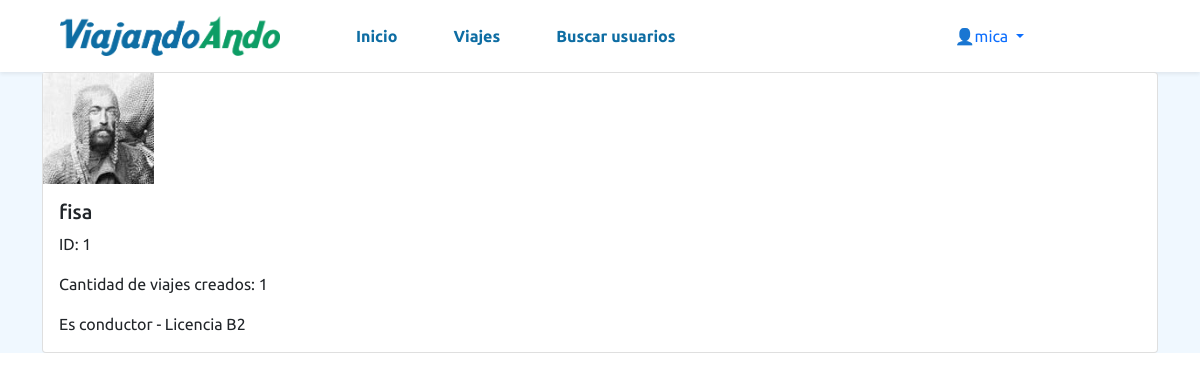
Page /accounts/user/1 (signed in) on the committed database.
### users/models.py (models this page shows, shortened)
class Conductor(models.Model):
    user = models.OneToOneField(User, on_delete=models.CASCADE, primary_key=True)
    licencia = models.CharField(max_length=250)
    foto_perfil = models.ImageField(upload_to="images/", null=True, default=None)
    celular = models.BigIntegerField(blank=True, null=True, default=None);

### users/views.py (the view)
# urls.py: path("accounts/user/<int:id>", user_views.perfil_request, name="perfil"),
def perfil_request(request, id):
    if request.method == "GET":
        usuario = User.objects.get(pk=id)
        usuario_viajes = Viaje.objects.filter(conductor=usuario.id).count()
        try:
            conductor = Conductor.objects.get(user_id=usuario.id)
            return render (request, "perfil.html", {"usuario": usuario, "usuario_viajes": usuario_viajes, "conductor": conductor})
        except:
            print('error')
            return render (request, "perfil.html", {"usuario": usuario, "usuario_viajes": usuario_viajes})

### users/templates/perfil.html
{% extends 'base.html' %}
{% load static %}
{% block content_viaje %}
<div class="container w-100">
    <div class="card w-100 d-flex">
        {% if conductor != None %}
            <img src="/media/{{conductor.foto_perfil}}" style="width: 10%;" alt="Foto perfil">
        {% endif %}
        <div class="card-body">
          <h5 class="card-title">{{usuario.username}}</h5>
          <p class="card-text">ID: {{usuario.id}}</p>
          <p class="card-text">Cantidad de viajes creados: {{usuario_viajes}}</p>
          {% if conductor == None %}
            <p class="card-text">Es pasajero</p>
            {% else %}
            <p class="card-text">Es conductor - Licencia {{conductor.licencia}}</p>
          {% endif %}
        </div>
    </div>
</div>
{% endblock %}

### viajes/templates/base.html (shortened to what this page needs)
{% load static %}
<!DOCTYPE html>
<html lang="es">
<head>
  <link href="https://cdn.jsdelivr.net/npm/bootstrap@5.1.3/dist/css/bootstrap.min.css" rel="stylesheet">
  <link rel="stylesheet" href="{% static 'viajes/css/styles.css' %}" type="text/css">
</head>
<body>
  <header>
    <nav class="navbar navbar-expand-lg px-md-5 shadow-sm">
      <div class="container-fluid">
        <a href="/"><img class="logo" src="{% static 'viajes/img/logo.png' %}" alt="Logo"></a>
          <div class="collapse navbar-collapse" id="navbarSupportedContent">
              <div class="container-fluid d-flex justify-content-between p py-2">
                <ul class="navbar-nav gap-lg-4 ps-lg-5">
                    <li class="nav-item">
                      <a class="nav-link px-3 fw-bold itemNav rounded-pill" aria-current="page" href="/">Inicio</a>
                    </li>
                    <li class="nav-item">
                      <a class="nav-link px-3 fw-bold itemNav rounded-pill" href="{% url 'viajes' %}">Viajes</a>
                    </li>
                    <li class="nav-item">
                      <a class="nav-link px-3 fw-bold itemNav rounded-pill" href="/search/">Buscar usuarios</a>
                    </li>
                </ul>
                <div class="d-flex align-items-center justify-content-between gap-4">
                  {% if user.is_authenticated %}
                    <div class="collapse navbar-collapse me-5 pe-5" id="navbarNavLightDropdown">
                      <ul class="navbar-nav">
                        <li class="nav-item dropdown">
                          <a class="nav-link dropdown-toggle" href="#" role="button" data-bs-toggle="dropdown" aria-expanded="false">
                            👤{{user.username}}
                          </a>
                        </li>
                      </ul>
                    </div>
                  {% else %}
                      <a class="text-decoration-none" href="{% url 'register' %}">Registrarse</a>
                      <a class="btn btn-primary" href="{% url 'login' %}">Iniciar Sesion</a>
                  {% endif %}
                </div>
              </div>
          </div>
      </div>
    </nav>
  </header>
  <main>
    {% block content_viaje %}
    {% endblock %}
  </main>
</body>
</html>

### viajes/static/viajes/css/styles.css (style rules this page uses)
body { font-family: 'Ubuntu', sans-serif; }
.logo { width: 220px; }
main { background-color: aliceblue; }
.itemNav { color: #0e6da3; }

### rows in the picture
Conductor: foto_perfil (picture), licencia "B2"

### other values in the picture
{{ user.username }} "mica"
{{ usuario.username }} "fisa"
{{ usuario.id }} "1"
{{ usuario_viajes }} "1"
